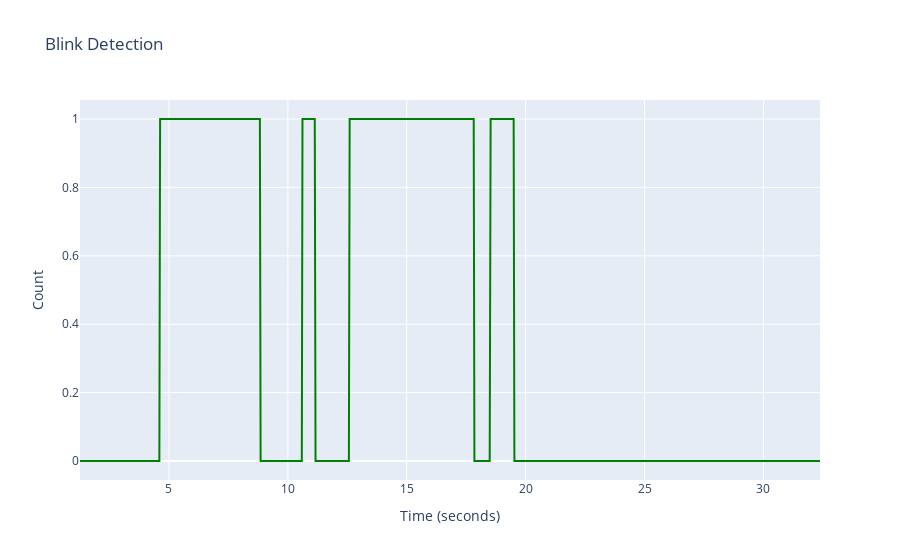

Notebook code cell kept with this figure:
### Code cell
import plotly.graph_objs as go

fig = go.Figure()
fig.add_trace(go.Scatter(x=df['time'], y=df['blink'], mode='lines', name='Blink', line=dict(color='green')))
fig.update_layout(title='Blink Detection', xaxis_title='Time (seconds)', yaxis_title='Count')
fig.show()

### Figure 1 — Plotly figure (JSON) as saved in the notebook; plotly's stock layout.template omitted (floating-point values rounded to 4 significant figures; data arrays with more than 128 entries replaced by an {"elided": "..."} marker saying what was removed)
{"data": [{"line": {"color": "green"}, "mode": "lines", "name": "Blink", "type": "scatter", "x": {"elided": "853 float values"}, "y": {"elided": "853 int values"}}], "layout": {"title": {"text": "Blink Detection"}, "xaxis": {"title": {"text": "Time (seconds)"}}, "yaxis": {"title": {"text": "Count"}}}}
